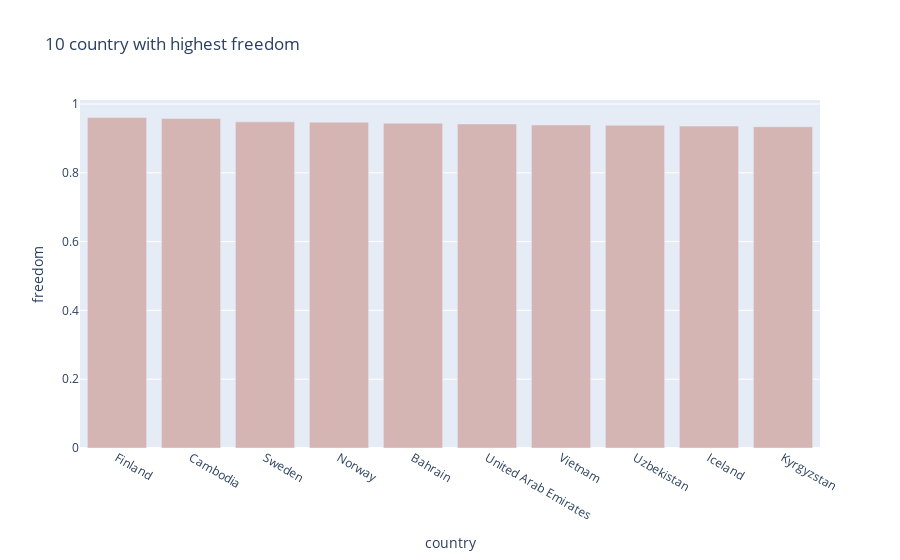

The notebook cell saved with this chart:
### Code cell
df_happiness = px.data.gapminder()
fig4 = px.bar(df4_top10, x='country', y='freedom', labels={'y':'freedom'},
             hover_data=['country'],
             title='10 country with highest freedom', color_discrete_sequence=['#D5B4B4'])
fig4

### Figure 1 — Plotly figure (JSON) as saved in the notebook; plotly's stock layout.template omitted (floating-point values rounded to 4 significant figures)
{"data": [{"alignmentgroup": "True", "hovertemplate": "country=%{x}<br>freedom=%{y}<extra></extra>", "legendgroup": "", "marker": {"color": "#D5B4B4", "pattern": {"shape": ""}}, "name": "", "offsetgroup": "", "orientation": "v", "showlegend": false, "textposition": "auto", "type": "bar", "x": ["Finland", "Cambodia", "Sweden", "Norway", "Bahrain", "United Arab Emirates", "Vietnam", "Uzbekistan", "Iceland", "Kyrgyzstan"], "xaxis": "x", "y": [0.961, 0.958, 0.948, 0.947, 0.944, 0.942, 0.939, 0.938, 0.936, 0.934], "yaxis": "y"}], "layout": {"barmode": "relative", "legend": {"tracegroupgap": 0}, "title": {"text": "10 country with highest freedom"}, "xaxis": {"anchor": "y", "domain": [0, 1], "title": {"text": "country"}}, "yaxis": {"anchor": "x", "domain": [0, 1], "title": {"text": "freedom"}}}}
